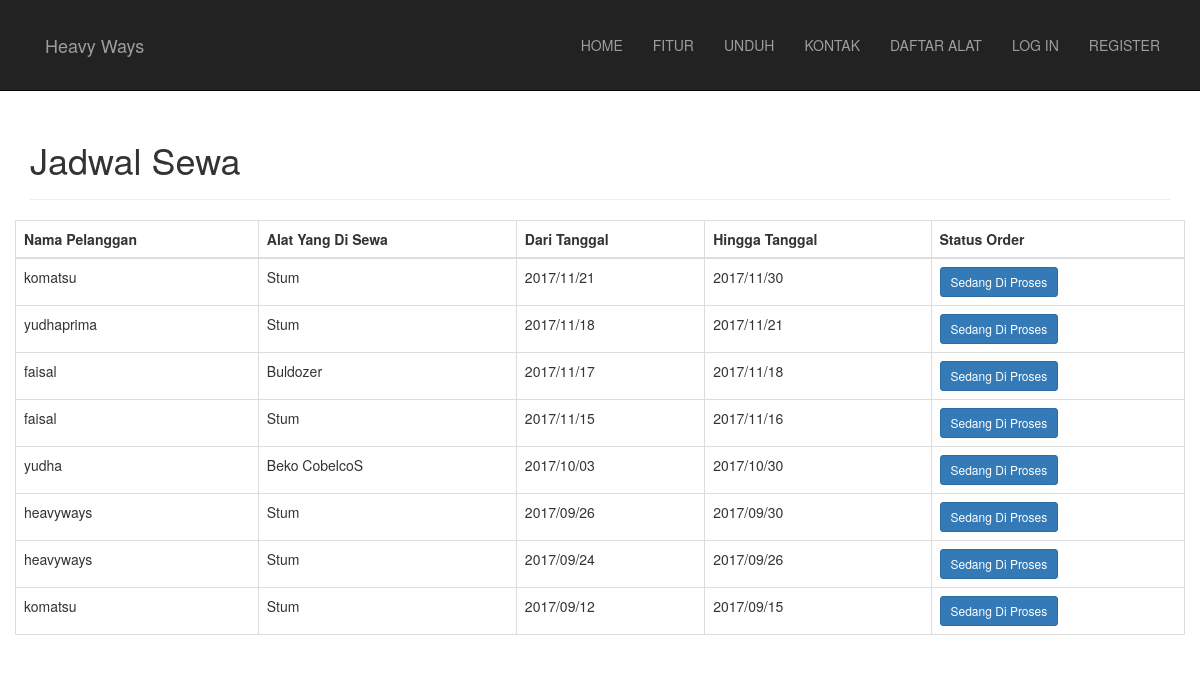
The page /jadwal.php on the database its author committed.
### tables this page shows
CREATE TABLE `cart` (
  `id` int(100) NOT NULL,
  `idalat` varchar(100) NOT NULL,
  `user` varchar(100) NOT NULL,
  `nama_alat` varchar(100) NOT NULL,
  `tanggal_pinjam` varchar(100) NOT NULL,
  `tanggal_kembali` varchar(100) NOT NULL,
  `total` int(100) NOT NULL,
  `pemilik` varchar(100) NOT NULL,
  `status` int(30) NOT NULL,
  `jam_awal` varchar(100) NOT NULL,
  `jam_akhir` varchar(100) NOT NULL,
  `jam` int(30) NOT NULL,
  `notified` int(10) NOT NULL
);

### jadwal.php (the view, shortened to what this page needs)
<?php
include("Koneksi.php");
$q = "SELECT * FROM cart ORDER BY tanggal_pinjam DESC";
$data = mysqli_query($koneksi, $q);
include("layout.php");
 ?>
 <head>
 	<link rel="stylesheet" href="css/bootstrap.min.css" />
 </head>
<div class="container up">
  <div class="page-header">
    <h1>Jadwal Sewa</h1>
  </div>
  <div class="row">
    <table class="table table-bordered">
      <thead>
        <th>Nama Pelanggan</th>
        <th>Alat Yang Di Sewa</th>
        <th>Dari Tanggal</th>
        <th>Hingga Tanggal</th>
        <th>Status Order</th>
      </thead>
      <tbody>
        <?php
        function status($stat){
          switch ($stat) {
            case '1':
              echo "<button class=\"btn btn-sm btn-primary\">Sedang Di Proses</button>";
              break;
          }
        }
        ?>
        <?php while($row = mysqli_fetch_array($data)) { ?>
        <tr>
          <td><?php echo $row['user']; ?></td>
          <td><?php echo $row['nama_alat']; ?></td>
          <td><?php echo $row['tanggal_pinjam']; ?></td>
          <td><?php echo $row['tanggal_kembali']; ?></td>
          <td><?php status($row['status']); ?></td>
        </tr>
        <?php } ?>
      </tbody>
    </table>
  </div>
</div>

### layout.php (shortened to what this page needs)
<!DOCTYPE html>
 <head>
   <link rel="stylesheet" href="css/bootstrap.min.css">
 </head>
<div class="container-fluid">
  <nav class="navbar navbar-inverse navbar-fixed-top upbot">
    <div class="navbar-header" style="margin-left: 30px;">
      <a class="navbar-brand" href="index.php">Heavy Ways</a>
    </div>
    <div class="collapse navbar-collapse" style="margin-right: 40px;">
					<ul class="nav navbar-nav navbar-right <text-up></text-up>percase">
						<li><a href="#home">HOME</a></li>
						<?php
						if(!isset($_SESSION['user_level']) || $_SESSION['user_level'] == 'user') { ?>
						<li><a href="#feature">FITUR</a></li>
						<li><a href="#download">UNDUH</a></li>
						<li><a href="#contact">KONTAK</a></li>
						<li><a href="Product.php">DAFTAR ALAT</a></li>
						<?php }  ?>
		<?php
			if($_SESSION['user_level'] == "Admin"){
				echo "<li class=\"dropdown\"><a href=\"#\" class=\"dropdown-toggle\" data-toggle=\"dropdown\" aria-haspopup=\"true\" aria-expanded=\"false\" >PEGAWAI<span class=\"caret\"></span></a>
				<ul class=\"dropdown-menu\">
				<li><a href=\"DaftarPegawai.php\">MANAGE KARYAWAN</a></li>
				<li><a href=\"TambahkanPegawai.php\">TAMBAH KARYAWAN</a></li>
				</ul>
				</li>
				<li><a href=\"jadwal.php\">TRANSAKSI</a></li>";
				echo "<li class=\"dropdown\"><a href=\"#\" class=\"dropdown-toggle\" data-toggle=\"dropdown\" aria-haspopup=\"true\" aria-expanded=\"false\">PERUSAHAAN<span class=\"caret\"></span></a>
				<ul class=\"dropdown-menu\">
				<li><a href=\"Perusahaanlist.php\">MANAGE PERUSAHAAN</a></li>
				<li><a href=\"DaftarPerusahaan.php\">TAMBAH PERUSAHAAN</a></li>
				</ul>
				</li>";
			 	echo "<li><a href=\"logout.php\" >LOG OUT</a></li>";
		 	}
		 	else if(isset($_SESSION['user_level'])){
				if($_SESSION['user_level'] == "user"){
					echo "<li><a href=\"OrderSaya.php\" >ORDER SAYA</a></li>";
				}
				echo "<li><a href=\"logout.php\" >LOG OUT</a></li>";
		 	}
		 	else {
			 echo "<li><a href=\"#login\" data-toggle=\"modal\" data-target=\"#loginmodal\" >LOG IN</a></li>";
			 echo "<li><a href=\"#register\" data-toggle=\"modal\" data-target=\"#registermodal\" >REGISTER</a></li>";
		 	}
		?>
					</ul>
				</div>
  </nav>
</div>

### layout.php (style rules this page uses)
.up { margin-top: 100px; }
.upbot { padding: 20px 0 20px 0; }

### rows shown on the page
cart: user "komatsu", nama_alat "Stum", tanggal_pinjam "2017/11/21", tanggal_kembali "2017/11/30", status "Sedang Di Proses"
cart: user "yudhaprima", nama_alat "Stum", tanggal_pinjam "2017/11/18", tanggal_kembali "2017/11/21", status "Sedang Di Proses"
cart: user "faisal", nama_alat "Buldozer", tanggal_pinjam "2017/11/17", tanggal_kembali "2017/11/18", status "Sedang Di Proses"
cart: user "faisal", nama_alat "Stum", tanggal_pinjam "2017/11/15", tanggal_kembali "2017/11/16", status "Sedang Di Proses"
cart: user "yudha", nama_alat "Beko CobelcoS", tanggal_pinjam "2017/10/03", tanggal_kembali "2017/10/30", status "Sedang Di Proses"
cart: user "heavyways", nama_alat "Stum", tanggal_pinjam "2017/09/26", tanggal_kembali "2017/09/30", status "Sedang Di Proses"
cart: user "heavyways", nama_alat "Stum", tanggal_pinjam "2017/09/24", tanggal_kembali "2017/09/26", status "Sedang Di Proses"
cart: user "komatsu", nama_alat "Stum", tanggal_pinjam "2017/09/12", tanggal_kembali "2017/09/15", status "Sedang Di Proses"
